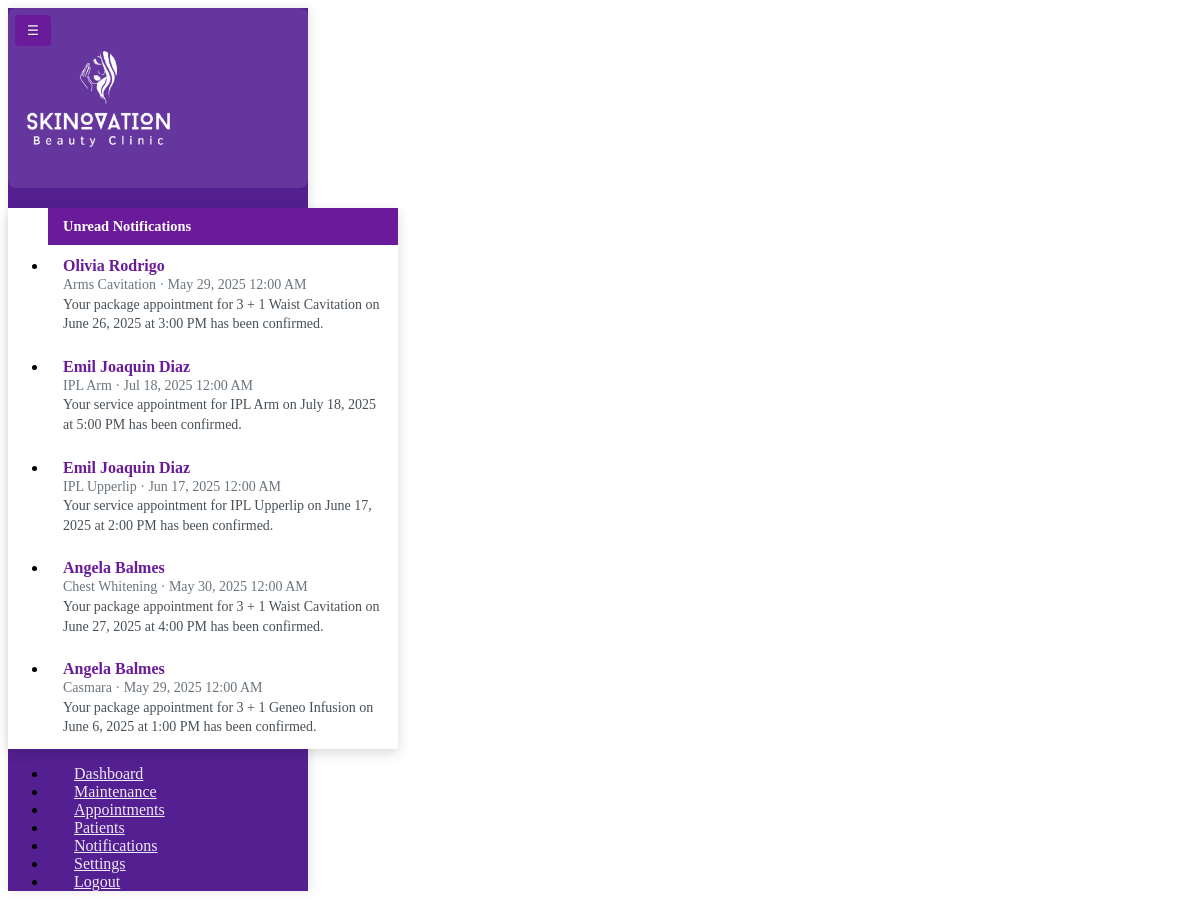
Page /admin/admin_sidebar.php on the committed database.
### tables this page shows
CREATE TABLE `notifications` (
  `notification_id` int NOT NULL,
  `type` enum('appointment','package','confirmation','cancellation','reschedule') NOT NULL,
  `appointment_id` int DEFAULT NULL,
  `title` varchar(255) NOT NULL,
  `message` text NOT NULL,
  `patient_id` int DEFAULT NULL,
  `is_read` tinyint(1) DEFAULT '0',
  `created_at` timestamp NOT NULL DEFAULT CURRENT_TIMESTAMP
);

CREATE TABLE `services` (
  `service_id` int NOT NULL,
  `service_name` varchar(100) NOT NULL,
  `description` text,
  `price` decimal(10,2) DEFAULT NULL,
  `duration` int NOT NULL COMMENT 'Duration in minutes',
  `category_id` int NOT NULL,
  `created_at` datetime DEFAULT CURRENT_TIMESTAMP,
  `updated_at` datetime DEFAULT CURRENT_TIMESTAMP ON UPDATE CURRENT_TIMESTAMP,
  `image` varchar(255) DEFAULT NULL
);

CREATE TABLE `appointments` (
  `appointment_id` int NOT NULL,
  `patient_id` int NOT NULL,
  `service_id` int DEFAULT NULL,
  `product_id` int DEFAULT NULL,
  `package_id` int DEFAULT NULL,
  `attendant_id` int NOT NULL,
  `appointment_date` date NOT NULL,
  `appointment_time` time NOT NULL,
  `status` enum('pending','confirmed','completed','cancelled') DEFAULT 'pending',
  `created_at` datetime DEFAULT CURRENT_TIMESTAMP,
  `updated_at` datetime DEFAULT CURRENT_TIMESTAMP ON UPDATE CURRENT_TIMESTAMP
);

### config.php (called while the page is built, shortened)
<?php
if (!function_exists('clean')) {
    function clean($string) {
        return htmlspecialchars($string, ENT_QUOTES, 'UTF-8');
    }
}

### admin/admin_sidebar.php (the view, shortened to what this page needs)
<?php
include '../config.php';
$stmt = $conn->query("
    SELECT n.*, a.appointment_date, s.service_name, CONCAT(pt.first_name, ' ', pt.last_name) as patient_name
    FROM notifications n
    LEFT JOIN appointments a ON n.appointment_id = a.appointment_id
    LEFT JOIN services s ON a.service_id = s.service_id
    LEFT JOIN patients pt ON a.patient_id = pt.patient_id
    WHERE n.is_read = 0
    ORDER BY n.created_at DESC
    LIMIT 5
");
$unread_notifications = $stmt->fetchAll(PDO::FETCH_ASSOC);
?>
<button class="sidebar-toggler" onclick="toggleSidebar()">☰</button>
<nav class="sidebar bg-dark text-white p-3">
    <div class="text-center mb-4">
        <img src="../assets/img/ISCAP1-303-Skinovation-Clinic-WHITE-Logo.png" alt="Skinovation Clinic Logo" class="img-fluid" style="max-width: 150px;">
    </div>
    <div class="position-relative mb-3">
        <ul class="dropdown-menu dropdown-menu-end shadow" aria-labelledby="notifBell" style="min-width: 350px;">
            <li class="dropdown-header fw-bold">Unread Notifications</li>
            <?php if (empty($unread_notifications)): ?>
                <li><span class="dropdown-item text-muted">No new notifications</span></li>
            <?php else: ?>
                <?php foreach ($unread_notifications as $notif): ?>
                    <li>
                        <div class="dropdown-item">
                            <div class="fw-bold"><?php echo clean($notif['patient_name']); ?></div>
                            <div class="small text-muted">
                                <?php echo clean($notif['service_name']); ?> &middot;
                                <?php echo $notif['appointment_date'] ? date('M d, Y h:i A', strtotime($notif['appointment_date'])) : ''; ?>
                            </div>
                            <div class="small text-secondary mt-1">
                                <?php echo clean($notif['message']); ?>
                            </div>
                        </div>
                    </li>
                <?php endforeach; ?>
            <?php endif; ?>
        </ul>
    </div>
    <ul class="nav flex-column">
        <li class="nav-item"><a href="dashboard.php" class="nav-link text-white"><i class="fas fa-tachometer-alt"></i> Dashboard</a></li>
        <li class="nav-item"><a href="maintenance.php" class="nav-link text-white"><i class="fas fa-tools"></i> Maintenance</a></li>
        <li class="nav-item"><a href="appointments.php" class="nav-link text-white"><i class="fas fa-calendar-check"></i> Appointments</a></li>
        <li class="nav-item"><a href="patients.php" class="nav-link text-white"><i class="fas fa-user-friends"></i> Patients</a></li>
        <li class="nav-item"><a class="nav-link text-white" href="notifications.php"><i class="fas fa-bell"></i> Notifications</a></li>
        <li class="nav-item"><a href="settings.php" class="nav-link text-white"><i class="fas fa-cog"></i> Settings</a></li>
        <li class="nav-item"><a href="logout.php" class="nav-link text-white"><i class="fas fa-sign-out-alt"></i> Logout</a></li>
    </ul>
</nav>

### admin/admin_sidebar.php (style rules this page uses)
.sidebar { background-color: rgba(74, 20, 140, 0.95); backdrop-filter: blur(5px); min-height: 100vh; box-shadow: 2px 0 10px rgba(0, 0, 0, 0.1); width: 300px; }
.sidebar .nav-link { color: rgba(255, 255, 255, 0.9); padding: 0.8rem 1rem; transition: all 0.3s ease; }
.dropdown-menu { background-color: #ffffff; border: none; box-shadow: 0 4px 12px rgba(0, 0, 0, 0.15); }
.dropdown-item { padding: 12px 15px; border-bottom: 1px solid #f0f0f0; color: #333333; }
.dropdown-item:last-child { border-bottom: none; }
.dropdown-header { background-color: #6a1b9a; font-size: 0.9rem; padding: 10px 15px; color: #ffffff; font-weight: 600; }
.text-muted { color: #6c757d !important; }
.text-secondary { color: #495057 !important; }
.sidebar-toggler { position: fixed; top: 15px; left: 15px; z-index: 1000; background: #6a1b9a; color: white; border: none; padding: 8px 12px; border-radius: 4px; cursor: pointer; transition: all 0.3s ease; text-shadow: 1px 1px 2px rgba(0, 0, 0, 0.2); }
.dropdown-item .fw-bold { color: #6a1b9a; font-size: 1rem; font-weight: 600; }
.dropdown-item .small { font-size: 0.875rem; line-height: 1.4; }
.sidebar .text-center { background-color: rgba(255, 255, 255, 0.1); padding: 15px; border-radius: 8px; margin-bottom: 20px; }

### rows in the picture
notifications: patient_name "Olivia Rodrigo", services.service_name "Arms Cavitation", appointment.appointment_date "May 29, 2025 12:00 AM", message "Your package appointment for 3 + 1 Waist Cavitation on June 26, 2025 at 3:00 PM has been confirmed."
notifications: patient_name "Emil Joaquin Diaz", services.service_name "IPL Arm", appointment.appointment_date "Jul 18, 2025 12:00 AM", message "Your service appointment for IPL Arm on July 18, 2025 at 5:00 PM has been confirmed."
notifications: patient_name "Emil Joaquin Diaz", services.service_name "IPL Upperlip", appointment.appointment_date "Jun 17, 2025 12:00 AM", message "Your service appointment for IPL Upperlip on June 17, 2025 at 2:00 PM has been confirmed."
notifications: patient_name "Angela Balmes", services.service_name "Chest Whitening", appointment.appointment_date "May 30, 2025 12:00 AM", message "Your package appointment for 3 + 1 Waist Cavitation on June 27, 2025 at 4:00 PM has been confirmed."
notifications: patient_name "Angela Balmes", services.service_name "Casmara", appointment.appointment_date "May 29, 2025 12:00 AM", message "Your package appointment for 3 + 1 Geneo Infusion on June 6, 2025 at 1:00 PM has been confirmed."
